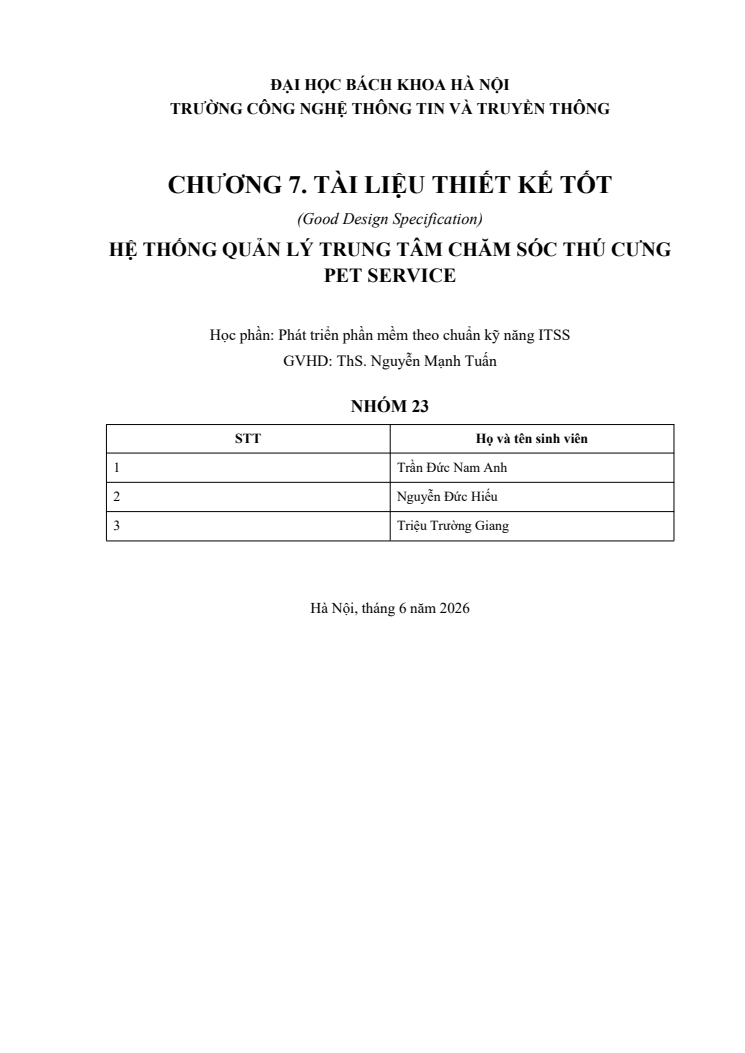
#> input picture tmp/good-design-render/page-1.png, 745 x 1053 px; its folder holds 4 pictures in this run
$ python make_good_design_output_contacts.py
#> lines starting #> are read from the running program, lines starting #| are printed output that depends on the picture
from pathlib import Path
from PIL import Image, ImageOps, ImageDraw

root = Path(r"D:\Pet_Sevice\tmp\good-design-render")
paths = sorted(root.glob("page-*.png"), key=lambda p: int(p.stem.split("-")[1]))
pages = [Image.open(p).convert("RGB") for p in paths]
#> pages = 1 item
thumb = (510, 660)
for sheet_idx in range((len(pages) + 5) // 6):
    canvas = Image.new("RGB", (1560, 1370), "#707070")
    draw = ImageDraw.Draw(canvas)
    for local, page in enumerate(pages[sheet_idx * 6 : sheet_idx * 6 + 6]):
        im = ImageOps.contain(page, thumb)
        x = 10 + (local % 3) * 515
        y = 30 + (local // 3) * 675
        canvas.paste(im, (x, y))
        draw.text((x + 5, y - 18), f"Page {sheet_idx * 6 + local + 1}", fill="white")
    canvas.save(root / f"contact-{sheet_idx + 1}.png")
#> this loop made 1 pass
#> pass 1, `canvas.save(root / f"contact-{sheet_idx + 1}.png")`:
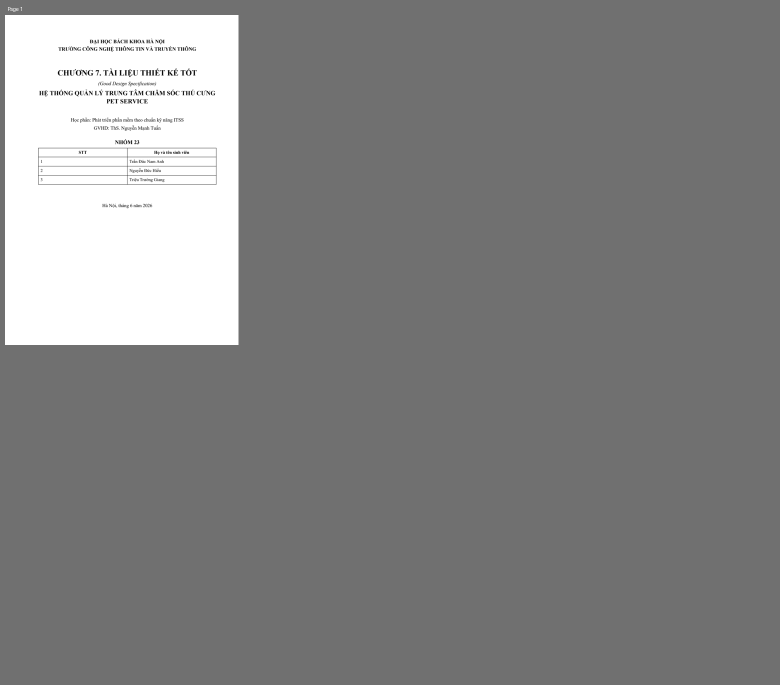
#> saved as contact-1.png: PIL image 1560x1370 RGB (shown at 1/2 size); min 0, max 255, mean 131.9
#> page is the input picture: PIL image 745x1053 RGB; min 0, max 255, mean 249.8

$ run again, on tmp/good-design-render/page-10.png
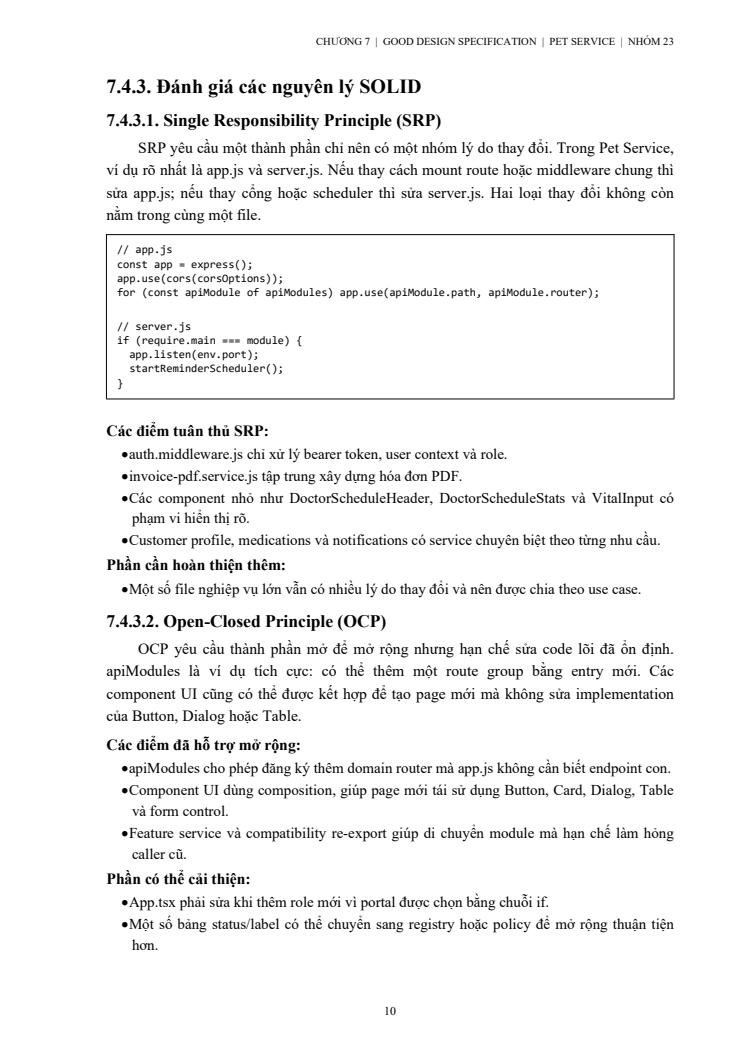
#> input picture tmp/good-design-render/page-10.png, 745 x 1053 px
#> pages = 1 item
#> the loop `for sheet_idx in range((len(pages) + 5) // 6):` made 1 pass
#> pass 1, `canvas.save(root / f"contact-{sheet_idx + 1}.png")`:
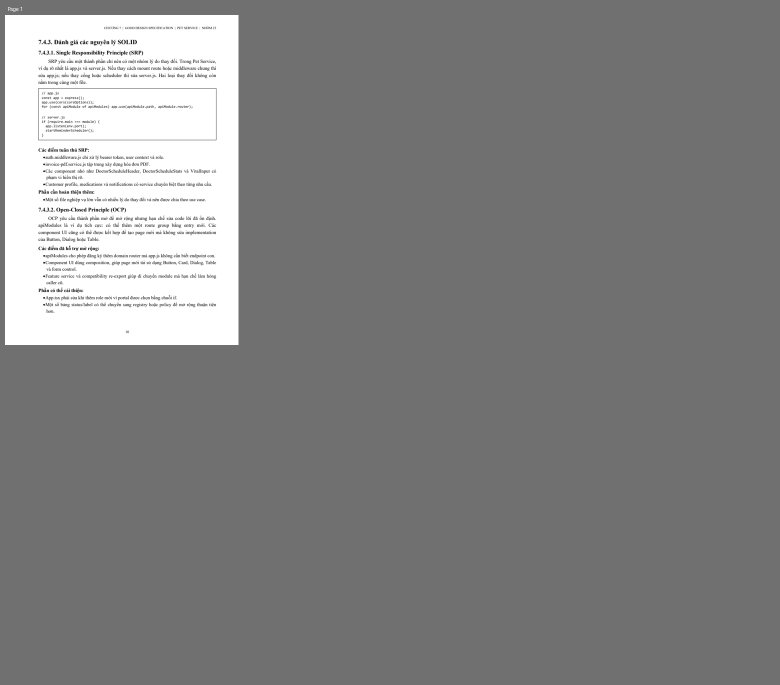
#> saved as contact-1.png: PIL image 1560x1370 RGB (shown at 1/2 size); min 0, max 255, mean 131
#> after the loop `for sheet_idx in range((len(pages) + 5) // 6):`:
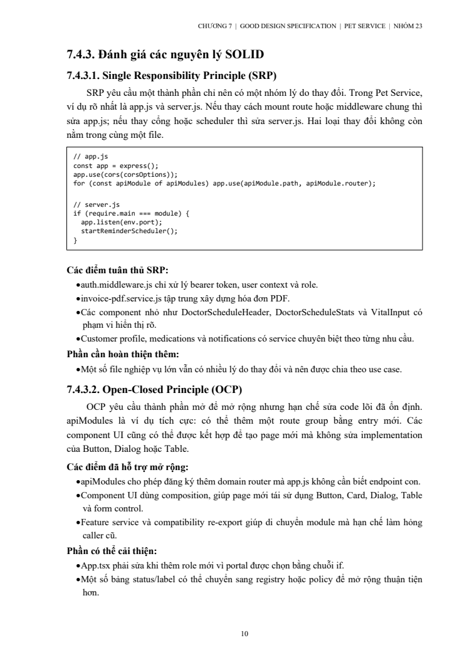
#> im: PIL image 467x660 RGB; min 0, max 255, mean 243.5
#> page is the input picture: PIL image 745x1053 RGB; min 0, max 255, mean 243.8

$ run again, on tmp/good-design-render/page-11.png
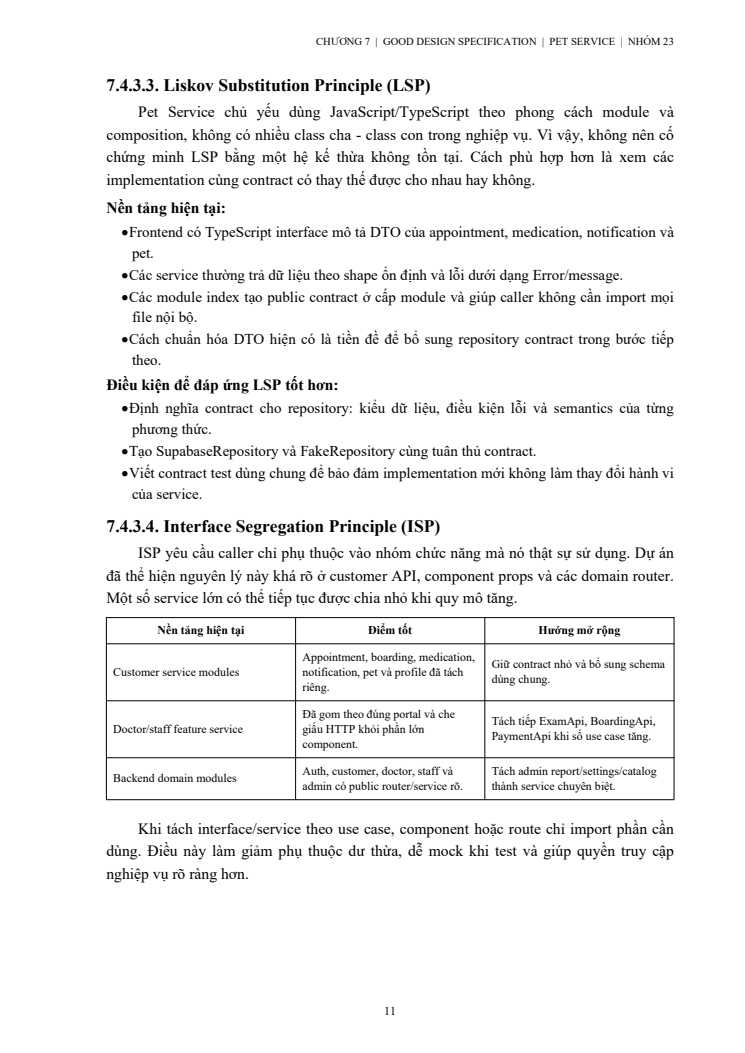
#> input picture tmp/good-design-render/page-11.png, 745 x 1053 px
#> pages = 1 item
#> the loop `for sheet_idx in range((len(pages) + 5) // 6):` made 1 pass
#> pass 1, `canvas.save(root / f"contact-{sheet_idx + 1}.png")`:
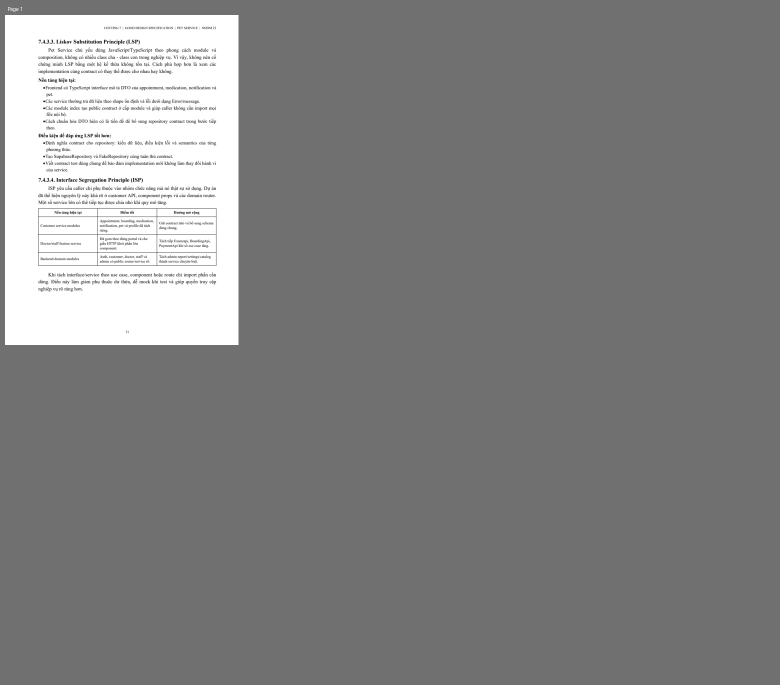
#> saved as contact-1.png: PIL image 1560x1370 RGB (shown at 1/2 size); min 0, max 255, mean 130.9
#> after the loop `for sheet_idx in range((len(pages) + 5) // 6):`:
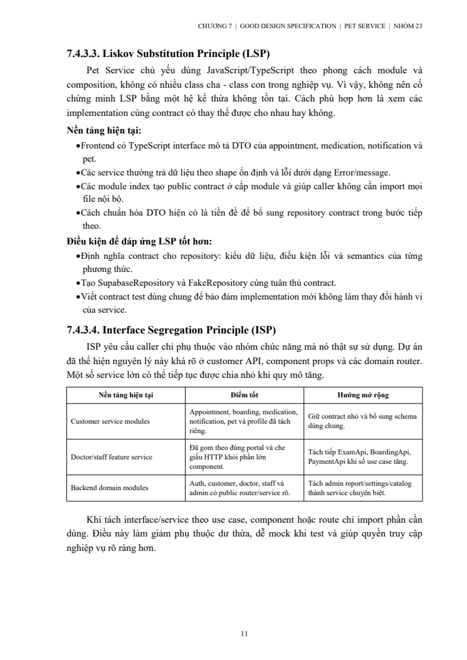
#> im: PIL image 467x660 RGB; min 0, max 255, mean 242.9
#> page is the input picture: PIL image 745x1053 RGB; min 0, max 255, mean 243.2

$ run again, on tmp/good-design-render/page-12.png
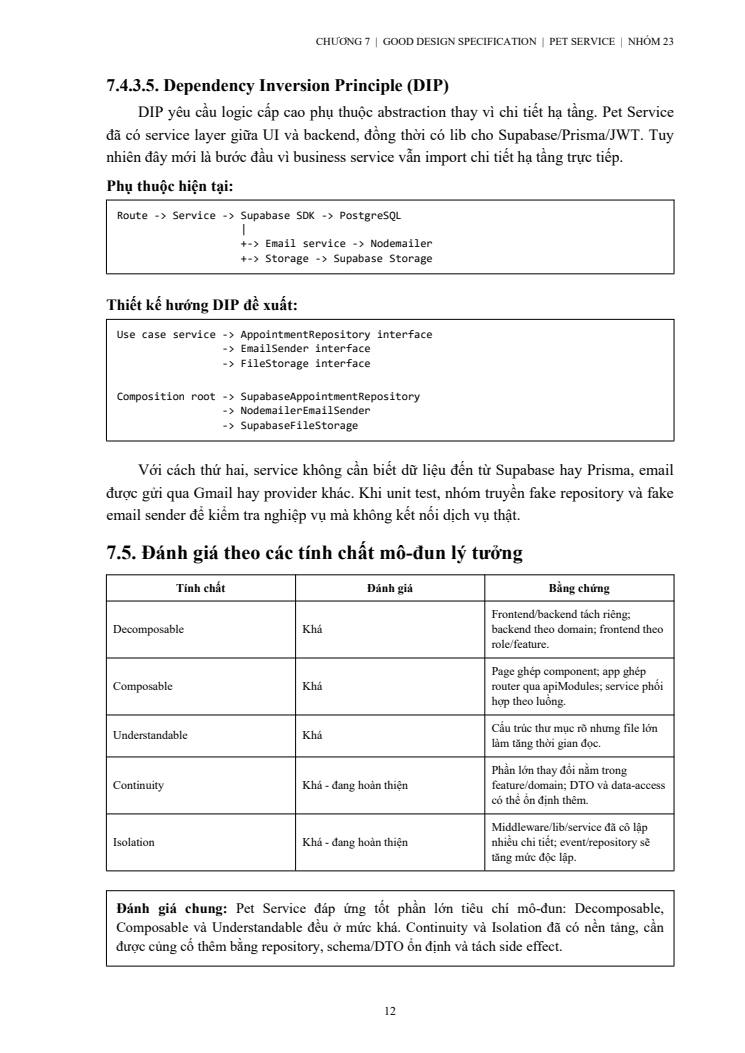
#> input picture tmp/good-design-render/page-12.png, 745 x 1053 px
#> pages = 1 item
#> the loop `for sheet_idx in range((len(pages) + 5) // 6):` made 1 pass
#> pass 1, `canvas.save(root / f"contact-{sheet_idx + 1}.png")`:
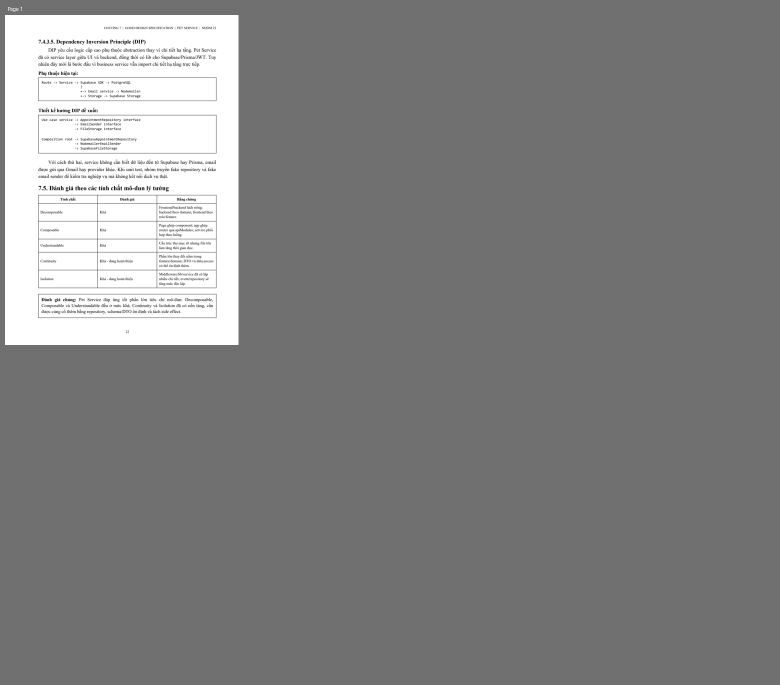
#> saved as contact-1.png: PIL image 1560x1370 RGB (shown at 1/2 size); min 0, max 255, mean 130.9
#> after the loop `for sheet_idx in range((len(pages) + 5) // 6):`:
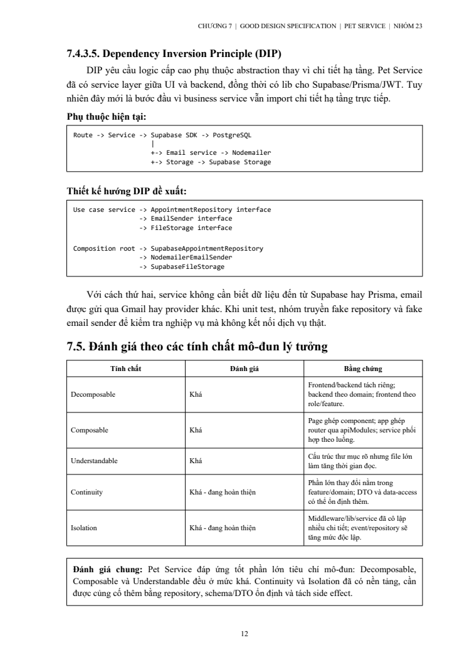
#> im: PIL image 467x660 RGB; min 0, max 255, mean 243
#> page is the input picture: PIL image 745x1053 RGB; min 0, max 255, mean 243.4
